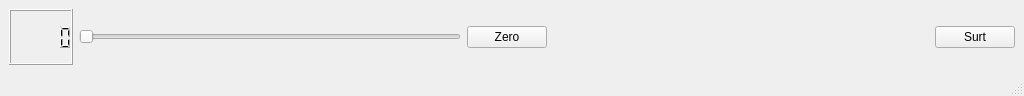
<?xml version="1.0" encoding="UTF-8"?>
<ui version="4.0">
 <class>MainWindow</class>
 <widget class="QMainWindow" name="MainWindow">
  <property name="geometry">
   <rect>
    <x>0</x>
    <y>0</y>
    <width>1024</width>
    <height>96</height>
   </rect>
  </property>
  <property name="windowTitle">
   <string>MainWindow</string>
  </property>
  <widget class="QWidget" name="centralwidget">
   <layout class="QHBoxLayout" name="horizontalLayout">
    <item>
     <widget class="MyLCDNumber" name="lcdNumber"/>
    </item>
    <item>
     <widget class="QSlider" name="horizontalSlider">
      <property name="orientation">
       <enum>Qt::Orientation::Horizontal</enum>
      </property>
     </widget>
    </item>
    <item>
     <widget class="QPushButton" name="pushButton">
      <property name="text">
       <string>Zero</string>
      </property>
     </widget>
    </item>
    <item>
     <spacer name="horizontalSpacer">
      <property name="orientation">
       <enum>Qt::Orientation::Horizontal</enum>
      </property>
      <property name="sizeHint" stdset="0">
       <size>
        <width>40</width>
        <height>20</height>
       </size>
      </property>
     </spacer>
    </item>
    <item>
     <widget class="QPushButton" name="pushButton_2">
      <property name="text">
       <string>Surt</string>
      </property>
     </widget>
    </item>
   </layout>
  </widget>
  <widget class="QMenuBar" name="menubar">
   <property name="geometry">
    <rect>
     <x>0</x>
     <y>0</y>
     <width>1024</width>
     <height>21</height>
    </rect>
   </property>
  </widget>
  <widget class="QStatusBar" name="statusbar"/>
 </widget>
 <customwidgets>
  <customwidget>
   <class>MyLCDNumber</class>
   <extends>QLCDNumber</extends>
   <header>mylcdnumber.h</header>
   <slots>
    <slot>display(0)</slot>
   </slots>
  </customwidget>
 </customwidgets>
 <resources/>
 <connections>
  <connection>
   <sender>horizontalSlider</sender>
   <signal>sliderMoved(int)</signal>
   <receiver>lcdNumber</receiver>
   <slot>display(int)</slot>
   <hints>
    <hint type="sourcelabel">
     <x>138</x>
     <y>47</y>
    </hint>
    <hint type="destinationlabel">
     <x>52</x>
     <y>46</y>
    </hint>
   </hints>
  </connection>
 </connections>
</ui>
